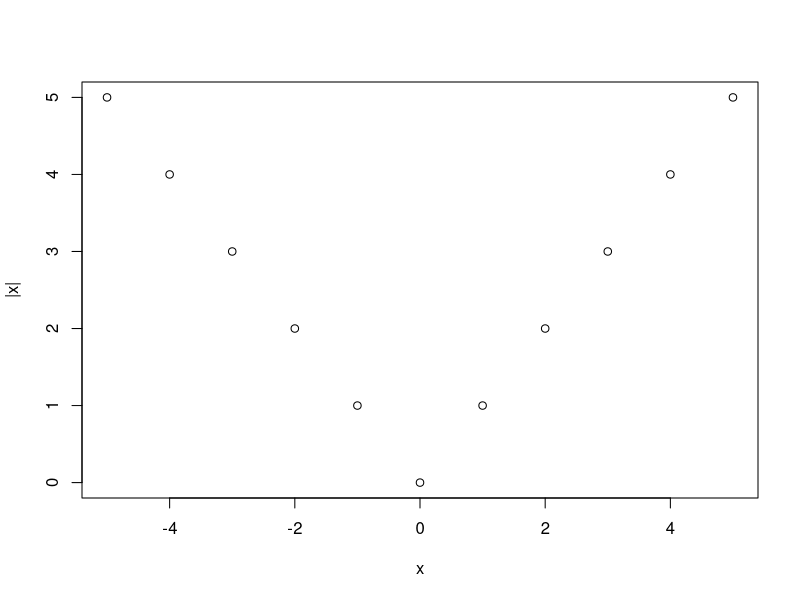

Write R code to recreate this figure.
# ONE: Create a list and find the second element
my_list = list(1, 2, 5.5, "hello", 12)
my_list[2]

# TWO: Print the elements of a list having 5 members by omitting the 2nd, and 4th element
my_list[c(T, F, T, F, T)]

# THREE:  print the elements of a list having 5 members by omitting the 2nd, and 4th element
my_list = c(31, 28, 31, 30, 31)
list_names = c("Jan", "Feb", "Mar", "Apr", "May")
names(my_list) = list_names
my_list["Mar"]

# FOUR: length of a list
print(length(my_list))

# FIVE:  create a data frame to store students information including stream, name, section & roll number with proper column heading
students = data.frame (
    stream = c("CSE", "CSE", "ME", "ECE"),
    name = c("Rafi", "Tanmoy", "Asif", "Vishal"),
    section = c("3B", "B", "ME", NA),
    roll = c(37, 15, 80, 79)
)
students

# SIX: Plot two vectors using plot function
x = c(0, 1, -1, 2, -2, 3, -3, 4, -4, 5, -5)
y = c(0, 1, 1, 2, 2, 3, 3, 4, 4, 5, 5)
plot (x,y, xlab="x", ylab="|x|")
